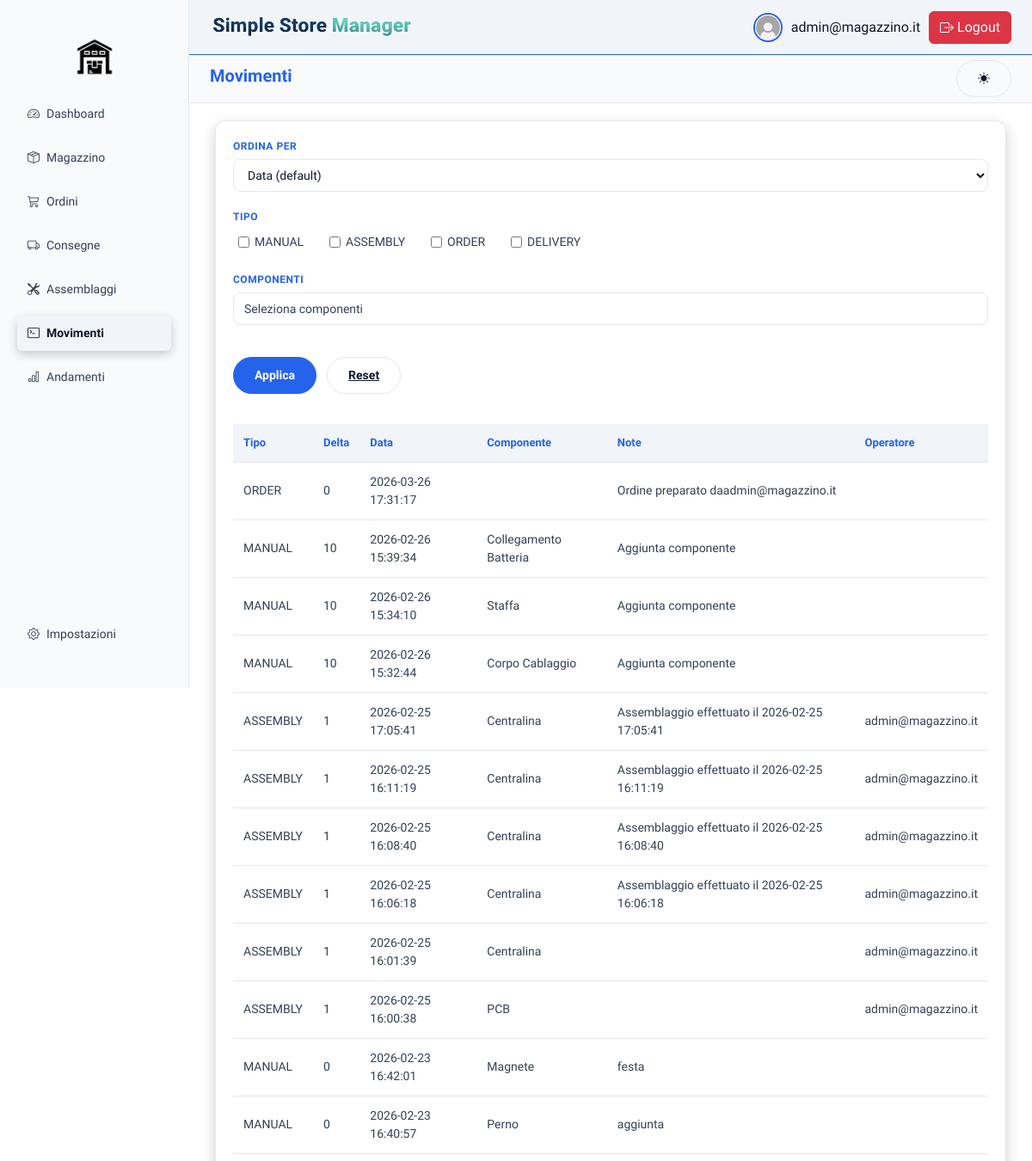
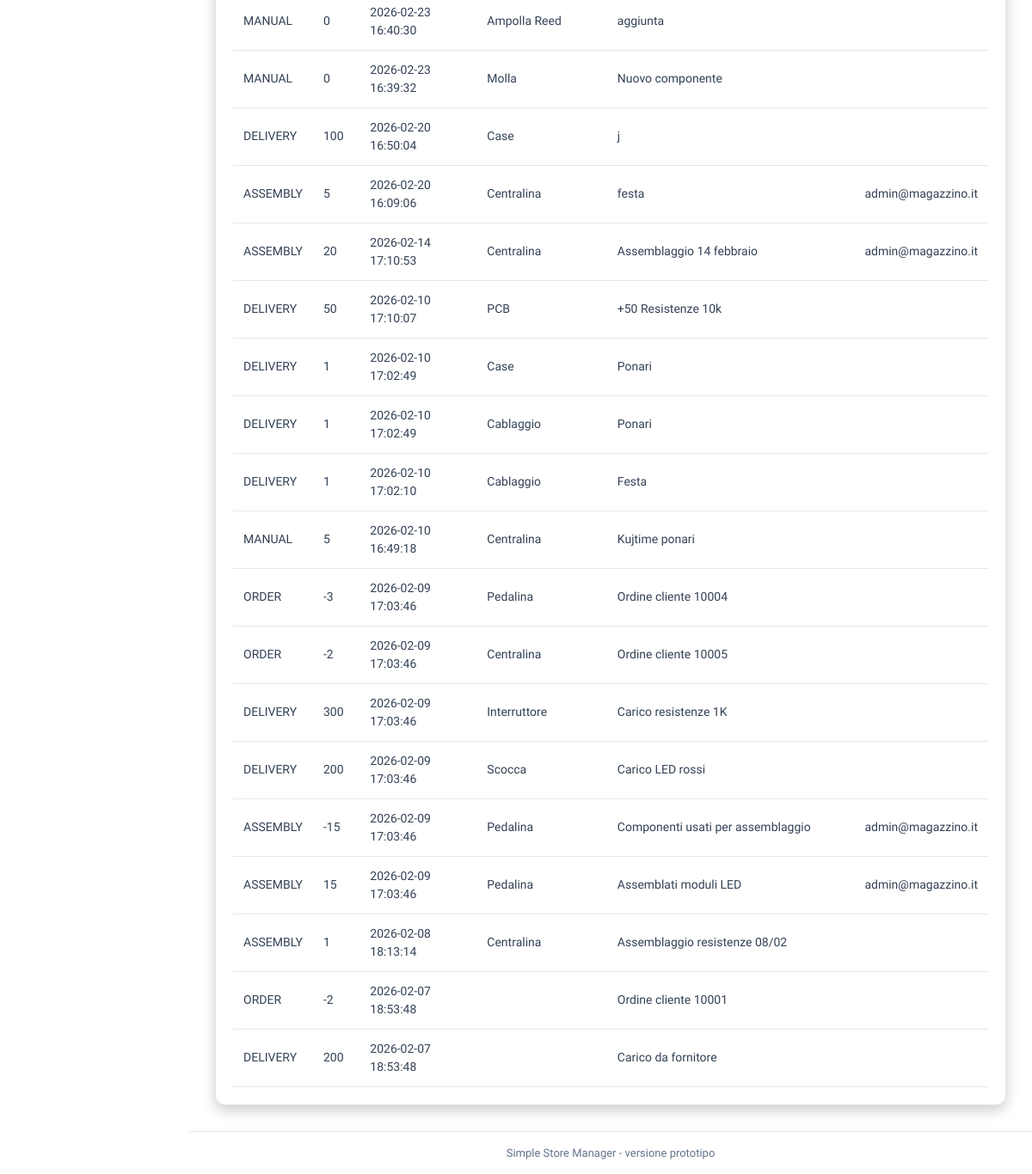
The app's page /index.php?page=movimenti (signed in) with its own data (2 pictures, top to bottom).
### tables this page shows
CREATE TABLE `movimenti` (
  `id` int(5) NOT NULL,
  `delta` int(10) NOT NULL,
  `tipo` enum('ORDER','DELIVERY','MANUAL','ASSEMBLY') NOT NULL,
  `id_ordine` int(5) DEFAULT NULL,
  `id_consegna` int(5) DEFAULT NULL,
  `id_assemblaggio` int(5) DEFAULT NULL,
  `id_componente` int(5) DEFAULT NULL,
  `data_movimento` datetime NOT NULL DEFAULT current_timestamp(),
  `note` text DEFAULT NULL
);

CREATE TABLE `componenti` (
  `id` int(5) NOT NULL,
  `sku` varchar(50) NOT NULL,
  `nome` varchar(30) NOT NULL,
  `qrcode` varchar(100) DEFAULT NULL,
  `unita_misura` varchar(10) DEFAULT NULL,
  `tipo` enum('RAW','ASSEMBLY') NOT NULL
);

CREATE TABLE `utenti` (
  `id` int(5) NOT NULL,
  `email` varchar(30) NOT NULL,
  `password_hash` varchar(255) NOT NULL,
  `ruolo` enum('WAREHOUSE','ADMIN') NOT NULL DEFAULT 'WAREHOUSE',
  `id_ruolo` int(5) DEFAULT NULL
);

### backend/query/movimenti.php (called while the page is built, shortened)
<?php
function getAllMovimenti($filters = []) {
    $pdo = connect();
    $where = [];
    $params = [];
    $sql = "
        SELECT
            m.tipo,
            m.delta,
            m.data_movimento,
            m.note,
            c.nome,
            u.email
        FROM movimenti m
        left JOIN componenti c ON c.id = m.id_componente
        left join assemblaggi a ON a.id = m.id_assemblaggio
        left join utenti u ON u.id = a.id_utente
    ";
    $allowedOrder = [
        'tipo' => 'm.tipo',
        'data' => 'm.data_movimento',
        'nome' => 'c.nome'
    ];
    if (!empty($filters['order']) && isset($allowedOrder[$filters['order']])) {
        $sql .= " ORDER BY " . $allowedOrder[$filters['order']].", m.data_movimento DESC";
    } else {
        $sql .= " ORDER BY m.data_movimento DESC";
    }
    $stmt = $pdo->prepare($sql);
    $stmt->execute($params);
    return $stmt->fetchAll(PDO::FETCH_ASSOC);
}
?>

### frontend/movimenti/movimenti.php (the view, shortened to what this page needs)
<?php
require_once 'backend/query/movimenti.php';
$filters = [
    'tipo'        => $_GET['tipo'] ?? [],
    'componenti'  => $_GET['componenti'] ?? [],
    'order'       => $_GET['order'] ?? null
];
$movimenti = getAllMovimenti($filters);
?>
<!DOCTYPE html>
<html lang="it">
<body>
  <div class="main">
    <div class="card card-movimenti">
      <form method="GET" class="filters" action="">
        <div class="filter-block">
          <label>Ordina per</label>
          <select name="order">
            <option value="">Data (default)</option>
          </select>
        </div>
        <div class="filter-block">
          <label>Tipo</label>
          <div class="checkbox-group">
            <?php foreach (['MANUAL', 'ASSEMBLY', 'ORDER', 'DELIVERY'] as $t): ?>
              <label class="checkbox-item">
                <input
                  type="checkbox"
                  name="tipo[]"
                  value="<?= $t ?>"
                  <?= in_array($t, $_GET['tipo'] ?? []) ? 'checked' : '' ?>>
                <?= $t ?>
              </label>
            <?php endforeach; ?>
          </div>
        </div>
        <div class="filter-block component-filter">
        <label>Componenti</label>
        <button type="button" class="component-toggle">
        </button>
        </div>
        <div class="filter-actions">
          <button type="submit" class="btn-primary">Applica</button>
          <a href="index.php?page=movimenti" class="btn-secondary">Reset</a>
        </div>
      </form>
      <table class="orders-table">
        <thead>
          <tr>
            <th>Tipo</th>
            <th>Delta</th>
            <th>Data</th>
            <th>Componente</th>
            <th>Note</th>
            <th>Operatore</th>
          </tr>
        </thead>
        <tbody>
          <?php foreach ($movimenti as $movimento): ?>
            <tr>
              <td><?= htmlspecialchars($movimento['tipo']) ?></td>
              <td><?= htmlspecialchars($movimento['delta']) ?></td>
              <td><?= htmlspecialchars($movimento['data_movimento']) ?></td>
              <td><?= htmlspecialchars($movimento['nome']) ?></td>
              <td><?= htmlspecialchars($movimento['note']) ?></td>
              <td><?= htmlspecialchars($movimento['email']) ?></td>
            </tr>
          <?php endforeach; ?>
        </tbody>
      </table>
    </div>
  </div>
</body>
</html>

### frontend/stile/layout.css (style rules this page uses)
* { box-sizing: border-box; margin: 0; padding: 0; }
body { font-family: "Sora", sans-serif; background-color: var(--background-color); color: var(--text-light); line-height: 1.5; -webkit-font-smoothing: antialiased; }
.main { margin-left: 220px; padding: 140px 30px 30px; min-height: 100vh; }
.card { background: var(--background-section); padding: 20px; border-radius: 12px; border: 1px solid var(--background-hover); box-shadow: 0 6px 16px rgba(0, 0, 0, 0.2); display: flex; flex-direction: column; color: var(--text-light); }
.orders-table, .assembly-table { width: 100%; border-collapse: collapse; margin-top: 10px; }
.orders-table th, .assembly-table th { text-align: left; font-size: 13px; color: var(--highlight-color); padding: 12px; background-color: var(--background-thead); font-weight: 600; border-bottom: 1px solid var(--border-color); }
.orders-table td, .assembly-table td { padding: 12px; border-bottom: 1px solid var(--background-hover); font-size: 14px; color: var(--text-grey); }
input, select, textarea { width: 100%; padding: 10px 12px; border: 1px solid var(--background-hover); border-radius: 6px; font-size: 14px; background-color: var(--background-color); color: var(--text-light); transition: border-color 0.2s, box-shadow 0.2s; }
.btn-primary { display: inline-flex; align-items: center; justify-content: center; padding: 10px 24px; font-size: 14px; font-weight: 600; color: var(--background-color); background-color: var(--highlight-color); border: 1px solid var(--highlight-color); border-radius: 999px; cursor: pointer; transition: all 0.2s ease; }
.btn-secondary { display: inline-flex; align-items: center; justify-content: center; padding: 10px 24px; font-size: 14px; font-weight: 600; color: var(--text-light); background-color: transparent; border: 1px solid var(--border-color); border-radius: 999px; cursor: pointer; transition: all 0.2s ease; }
.filters { display:grid; grid-template-columns: minmax(160px,220px) minmax(220px,1fr) minmax(260px,1.4fr) auto; gap:24px; align-items:start; margin-bottom:25px; }
.filter-block { display:flex; flex-direction:column; gap:6px; min-width:0; }
.filter-block > label { font-size:12px; font-weight:600; text-transform:uppercase; letter-spacing:0.5px; color:var(--highlight-color); }
.filter-block select { height:38px; padding:0 12px; border-radius:8px; border:1px solid var(--border-color); background:var(--background-section); color:var(--text-light); font-size:14px; width:100%; min-width:0; }
.checkbox-group { display:flex; flex-wrap:wrap; gap:10px 18px; }
.checkbox-item { display:flex; align-items:center; gap:6px; font-size:14px; color:var(--text-grey); cursor:pointer; padding:4px 6px; border-radius:6px; }
.checkbox-item input { accent-color:var(--highlight-color); }
.component-filter { position:relative; }
.component-toggle { width:100%; height:38px; padding:0 12px; border-radius:8px; border:1px solid var(--border-color); background:var(--background-section); color:var(--text-grey); font-size:14px; text-align:left; cursor:pointer; transition:border .15s ease; }
.filter-actions { display:flex; align-items:center; gap:12px; justify-content:flex-end; padding-top: 17px; }
.card-movimenti { overflow:visible; }
@media (max-width:1200px) { .filters { grid-template-columns:1fr; gap:20px; } }
@media (max-width:1200px) { .filter-actions { justify-content:flex-start; } }

### records on screen
movimenti: tipo "ORDER", delta "0", data_movimento "2026-03-26 17:31:17", note "Ordine preparato daadmin@magazzino.it"
movimenti: tipo "MANUAL", delta "10", data_movimento "2026-02-26 15:39:34", id_componente.nome "Collegamento Batteria", note "Aggiunta componente"
movimenti: tipo "MANUAL", delta "10", data_movimento "2026-02-26 15:34:10", id_componente.nome "Staffa", note "Aggiunta componente"
movimenti: tipo "MANUAL", delta "10", data_movimento "2026-02-26 15:32:44", id_componente.nome "Corpo Cablaggio", note "Aggiunta componente"
movimenti: tipo "ASSEMBLY", delta "1", data_movimento "2026-02-25 17:05:41", id_componente.nome "Centralina", note "Assemblaggio effettuato il 2026-02-25 17:05:41", utenti.email "admin@magazzino.it"
movimenti: tipo "ASSEMBLY", delta "1", data_movimento "2026-02-25 16:11:19", id_componente.nome "Centralina", note "Assemblaggio effettuato il 2026-02-25 16:11:19", utenti.email "admin@magazzino.it"
movimenti: tipo "ASSEMBLY", delta "1", data_movimento "2026-02-25 16:08:40", id_componente.nome "Centralina", note "Assemblaggio effettuato il 2026-02-25 16:08:40", utenti.email "admin@magazzino.it"
movimenti: tipo "ASSEMBLY", delta "1", data_movimento "2026-02-25 16:06:18", id_componente.nome "Centralina", note "Assemblaggio effettuato il 2026-02-25 16:06:18", utenti.email "admin@magazzino.it"
movimenti: tipo "ASSEMBLY", delta "1", data_movimento "2026-02-25 16:01:39", id_componente.nome "Centralina", utenti.email "admin@magazzino.it"
movimenti: tipo "ASSEMBLY", delta "1", data_movimento "2026-02-25 16:00:38", id_componente.nome "PCB", utenti.email "admin@magazzino.it"
movimenti: tipo "MANUAL", delta "0", data_movimento "2026-02-23 16:42:01", id_componente.nome "Magnete", note "festa"
movimenti: tipo "MANUAL", delta "0", data_movimento "2026-02-23 16:40:57", id_componente.nome "Perno", note "aggiunta"
movimenti: tipo "MANUAL", delta "0", data_movimento "2026-02-23 16:40:30", id_componente.nome "Ampolla Reed", note "aggiunta"
movimenti: tipo "MANUAL", delta "0", data_movimento "2026-02-23 16:39:32", id_componente.nome "Molla", note "Nuovo componente"
movimenti: tipo "DELIVERY", delta "100", data_movimento "2026-02-20 16:50:04", id_componente.nome "Case", note "j"
movimenti: tipo "ASSEMBLY", delta "5", data_movimento "2026-02-20 16:09:06", id_componente.nome "Centralina", note "festa", utenti.email "admin@magazzino.it"
movimenti: tipo "ASSEMBLY", delta "20", data_movimento "2026-02-14 17:10:53", id_componente.nome "Centralina", note "Assemblaggio 14 febbraio", utenti.email "admin@magazzino.it"
movimenti: tipo "DELIVERY", delta "50", data_movimento "2026-02-10 17:10:07", id_componente.nome "PCB", note "+50 Resistenze 10k"
movimenti: tipo "DELIVERY", delta "1", data_movimento "2026-02-10 17:02:49", id_componente.nome "Case", note "Ponari"
movimenti: tipo "DELIVERY", delta "1", data_movimento "2026-02-10 17:02:49", id_componente.nome "Cablaggio", note "Ponari"
movimenti: tipo "DELIVERY", delta "1", data_movimento "2026-02-10 17:02:10", id_componente.nome "Cablaggio", note "Festa"
movimenti: tipo "MANUAL", delta "5", data_movimento "2026-02-10 16:49:18", id_componente.nome "Centralina", note "Kujtime ponari"
movimenti: tipo "ORDER", delta "-3", data_movimento "2026-02-09 17:03:46", id_componente.nome "Pedalina", note "Ordine cliente 10004"
movimenti: tipo "ORDER", delta "-2", data_movimento "2026-02-09 17:03:46", id_componente.nome "Centralina", note "Ordine cliente 10005"
movimenti: tipo "DELIVERY", delta "300", data_movimento "2026-02-09 17:03:46", id_componente.nome "Interruttore", note "Carico resistenze 1K"
movimenti: tipo "DELIVERY", delta "200", data_movimento "2026-02-09 17:03:46", id_componente.nome "Scocca", note "Carico LED rossi"
movimenti: tipo "ASSEMBLY", delta "-15", data_movimento "2026-02-09 17:03:46", id_componente.nome "Pedalina", note "Componenti usati per assemblaggio", utenti.email "admin@magazzino.it"
movimenti: tipo "ASSEMBLY", delta "15", data_movimento "2026-02-09 17:03:46", id_componente.nome "Pedalina", note "Assemblati moduli LED", utenti.email "admin@magazzino.it"
movimenti: tipo "ASSEMBLY", delta "1", data_movimento "2026-02-08 18:13:14", id_componente.nome "Centralina", note "Assemblaggio resistenze 08/02"
movimenti: tipo "ORDER", delta "-2", data_movimento "2026-02-07 18:53:48", note "Ordine cliente 10001"
movimenti: tipo "DELIVERY", delta "200", data_movimento "2026-02-07 18:53:48", note "Carico da fornitore"

### other values on screen
$pagina "Dashboard"
$pagina "Magazzino"
$pagina "Ordini"
$pagina "Consegne"
$pagina "Assemblaggi"
$pagina "Movimenti"
$pagina "Andamenti"
$pagina "Impostazioni"
$_SESSION['user'] "admin@magazzino.it"
$page "Movimenti"
$t "MANUAL"
$t "ASSEMBLY"
$t "ORDER"
$t "DELIVERY"
